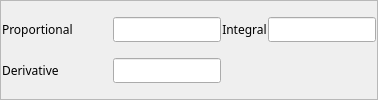
           <widget class="QFrame" name="frame_8">
            <property name="frameShape">
             <enum>QFrame::StyledPanel</enum>
            </property>
            <property name="frameShadow">
             <enum>QFrame::Raised</enum>
            </property>
            <layout class="QVBoxLayout" name="verticalLayout_11" stretch="1,1">
             <property name="spacing">
              <number>1</number>
             </property>
             <property name="margin">
              <number>1</number>
             </property>
             <item>
              <layout class="QHBoxLayout" name="horizontalLayout_9" stretch="1,1,1,1">
               <property name="spacing">
                <number>1</number>
               </property>
               <item>
                <widget class="QLabel" name="label_19">
                 <property name="sizePolicy">
                  <sizepolicy hsizetype="Fixed" vsizetype="Preferred">
                   <horstretch>0</horstretch>
                   <verstretch>0</verstretch>
                  </sizepolicy>
                 </property>
                 <property name="minimumSize">
                  <size>
                   <width>110</width>
                   <height>0</height>
                  </size>
                 </property>
                 <property name="font">
                  <font>
                   <family>Abyssinica SIL</family>
                   <pointsize>9</pointsize>
                  </font>
                 </property>
                 <property name="text">
                  <string>Proportional</string>
                 </property>
                </widget>
               </item>
               <item>
                <widget class="QELineEdit" name="qelineedit_17">
                 <property name="sizePolicy">
                  <sizepolicy hsizetype="Minimum" vsizetype="Fixed">
                   <horstretch>0</horstretch>
                   <verstretch>0</verstretch>
                  </sizepolicy>
                 </property>
                 <property name="minimumSize">
                  <size>
                   <width>0</width>
                   <height>1</height>
                  </size>
                 </property>
                 <property name="font">
                  <font>
                   <family>Abyssinica SIL</family>
                   <pointsize>9</pointsize>
                  </font>
                 </property>
                 <property name="variable" stdset="0">
                  <string>$(DMC)$(M).PCOF</string>
                 </property>
                 <property name="addUnits">
                  <bool>false</bool>
                 </property>
                </widget>
               </item>
               <item>
                <widget class="QLabel" name="label_20">
                 <property name="sizePolicy">
                  <sizepolicy hsizetype="Preferred" vsizetype="Preferred">
                   <horstretch>0</horstretch>
                   <verstretch>0</verstretch>
                  </sizepolicy>
                 </property>
                 <property name="font">
                  <font>
                   <family>Abyssinica SIL</family>
                   <pointsize>9</pointsize>
                  </font>
                 </property>
                 <property name="text">
                  <string>Integral</string>
                 </property>
                 <property name="alignment">
                  <set>Qt::AlignCenter</set>
                 </property>
                </widget>
               </item>
               <item>
                <widget class="QELineEdit" name="qelineedit_18">
                 <property name="sizePolicy">
                  <sizepolicy hsizetype="Minimum" vsizetype="Fixed">
                   <horstretch>0</horstretch>
                   <verstretch>0</verstretch>
                  </sizepolicy>
                 </property>
                 <property name="minimumSize">
                  <size>
                   <width>0</width>
                   <height>1</height>
                  </size>
                 </property>
                 <property name="font">
                  <font>
                   <family>Abyssinica SIL</family>
                   <pointsize>9</pointsize>
                  </font>
                 </property>
                 <property name="variable" stdset="0">
                  <string>$(DMC)$(M).ICOF</string>
                 </property>
                 <property name="addUnits">
                  <bool>false</bool>
                 </property>
                </widget>
               </item>
              </layout>
             </item>
             <item>
              <layout class="QHBoxLayout" name="horizontalLayout_10" stretch="1,1,1,1">
               <property name="spacing">
                <number>1</number>
               </property>
               <item>
                <widget class="QLabel" name="label_21">
                 <property name="sizePolicy">
                  <sizepolicy hsizetype="Fixed" vsizetype="Preferred">
                   <horstretch>0</horstretch>
                   <verstretch>0</verstretch>
                  </sizepolicy>
                 </property>
                 <property name="minimumSize">
                  <size>
                   <width>110</width>
                   <height>0</height>
                  </size>
                 </property>
                 <property name="font">
                  <font>
                   <family>Abyssinica SIL</family>
                   <pointsize>9</pointsize>
                  </font>
                 </property>
                 <property name="text">
                  <string>Derivative</string>
                 </property>
                </widget>
               </item>
               <item>
                <widget class="QELineEdit" name="qelineedit_19">
                 <property name="sizePolicy">
                  <sizepolicy hsizetype="Minimum" vsizetype="Fixed">
                   <horstretch>0</horstretch>
                   <verstretch>0</verstretch>
                  </sizepolicy>
                 </property>
                 <property name="minimumSize">
                  <size>
                   <width>0</width>
                   <height>1</height>
                  </size>
                 </property>
                 <property name="font">
                  <font>
                   <family>Abyssinica SIL</family>
                   <pointsize>9</pointsize>
                  </font>
                 </property>
                 <property name="variable" stdset="0">
                  <string>$(DMC)$(M).DCOF</string>
                 </property>
                 <property name="addUnits">
                  <bool>false</bool>
                 </property>
                </widget>
               </item>
               <item>
                <spacer name="horizontalSpacer_8">
                 <property name="orientation">
                  <enum>Qt::Horizontal</enum>
                 </property>
                 <property name="sizeHint" stdset="0">
                  <size>
                   <width>40</width>
                   <height>5</height>
                  </size>
                 </property>
                </spacer>
               </item>
               <item>
                <spacer name="horizontalSpacer_9">
                 <property name="orientation">
                  <enum>Qt::Horizontal</enum>
                 </property>
                 <property name="sizeHint" stdset="0">
                  <size>
                   <width>40</width>
                   <height>5</height>
                  </size>
                 </property>
                </spacer>
               </item>
              </layout>
             </item>
            </layout>
           </widget>
